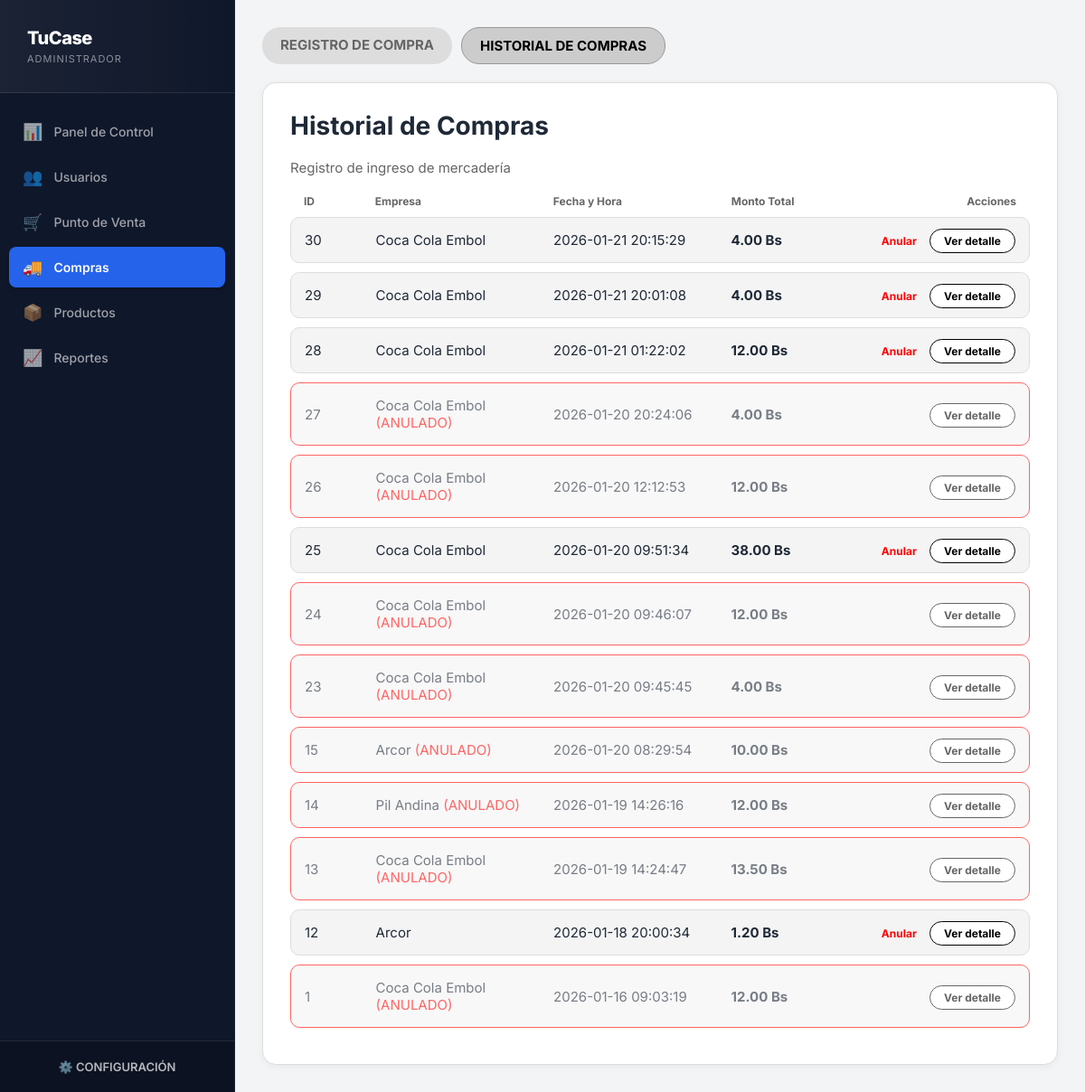
Page /views/compras/historial.php (signed in) on the committed database.
### tables this page shows
CREATE TABLE `compras` (
  `id_compra` int(11) NOT NULL,
  `id_proveedor` int(11) NOT NULL,
  `id_usuario` int(11) NOT NULL,
  `fecha_compra` datetime DEFAULT current_timestamp(),
  `total` decimal(10,2) NOT NULL,
  `estado` tinyint(1) DEFAULT 1
);

CREATE TABLE `proveedores` (
  `id_proveedor` int(11) NOT NULL,
  `empresa` varchar(100) NOT NULL,
  `nombre_vendedor` varchar(100) NOT NULL,
  `telefono` varchar(20) DEFAULT NULL,
  `dias_visita` varchar(100) DEFAULT 'Por definir',
  `direccion` varchar(200) DEFAULT NULL,
  `estado` tinyint(1) DEFAULT 1
);

### models/Compra.php (called while the page is built, shortened)
<?php
include_once __DIR__ . '/../config/conexion.php';
class Compra {
    private $conn;
    public function __construct() {
        $db = new Conexion();
        $this->conn = $db->getConexion();
    }
    public function listarHistorial() {
        $sql = "SELECT c.*, p.empresa, CONCAT(u.nombres, ' ', u.apellido_paterno) as usuario
                FROM compras c
                INNER JOIN proveedores p ON c.id_proveedor = p.id_proveedor
                INNER JOIN usuarios u ON c.id_usuario = u.id_usuario
                ORDER BY c.fecha_compra DESC";
        $stmt = $this->conn->prepare($sql);
        $stmt->execute();
        return $stmt->fetchAll(PDO::FETCH_ASSOC);
    }
}
?>

### config/conexion.php (called while the page is built, shortened)
<?php
class Conexion {
    private $host = "localhost";
    private $db_name = "db_tienda_barrio";
    private $username = "root";
    private $password = "";
    private $charset = "utf8mb4";
    public function getConexion() {
        $this->conn = null;
        try {
            $dsn = "mysql:host=" . $this->host . ";dbname=" . $this->db_name . ";charset=" . $this->charset;
            $options = [
                PDO::ATTR_ERRMODE            => PDO::ERRMODE_EXCEPTION,
                PDO::ATTR_DEFAULT_FETCH_MODE => PDO::FETCH_ASSOC,
                PDO::ATTR_EMULATE_PREPARES   => false,
            ];
            $this->conn = new PDO($dsn, $this->username, $this->password, $options);
        } catch(PDOException $exception) {
            echo "Error de conexión: " . $exception->getMessage();
        }
        return $this->conn;
    }
}
?>

### views/compras/historial.php (the view, shortened to what this page needs)
<?php
include_once '../../models/Compra.php';
$modelo = new Compra();
$compras = $modelo->listarHistorial();
?>
<!DOCTYPE html>
<html lang="es">
<head>
</head>
<body>
    <?php include '../sidebar.php'; ?>
    <div class="main-content">
        <div class="top-tabs">
            <a href="registrar.php" class="tab">REGISTRO DE COMPRA</a>
            <a href="#" class="tab active">HISTORIAL DE COMPRAS</a>
        </div>
        <div class="white-card">
            <h1 class="card-title">Historial de Compras</h1>
            <p style="color:#666; margin-bottom:20px;">Registro de ingreso de mercadería</p>
            <div style="display:flex; padding:0 15px; margin-bottom:10px; font-size:12px; color:#666; font-weight:bold;">
                <div style="width:10%;">ID</div>
                <div style="width:25%;">Empresa</div>
                <div style="width:25%;">Fecha y Hora</div>
                <div style="width:20%;">Monto Total</div>
                <div style="width:20%; text-align:right;">Acciones</div>
            </div>
            <?php foreach($compras as $c): ?>
                <div class="history-item" style="<?php echo ($c['estado']==0)?'opacity:0.6; border:1px solid red;':''; ?>">
                    <div style="width:10%;"><?php echo $c['id_compra']; ?></div>
                    <div style="width:25%;">
                        <?php echo $c['empresa']; ?>
                        <?php if($c['estado']==0) echo " <span style='color:red'>(ANULADO)</span>"; ?>
                    </div>
                    <div style="width:25%;"><?php echo $c['fecha_compra']; ?></div>
                    <div style="width:20%; font-weight:bold;"><?php echo $c['total']; ?> Bs</div>
                    <div style="width:20%; text-align:right;">
                        <?php if($c['estado']==1 && $_SESSION['rol']==1): ?>
                            <a href="../../controllers/CompraController.php?accion=anular&id=<?php echo $c['id_compra']; ?>"
                               onclick="return confirm('¿Seguro? Se descontará el stock.')"
                               class="btn-anular">Anular</a>
                        <?php endif; ?>
                        <a href="?ver_detalle=<?php echo $c['id_compra']; ?>" class="btn-detail">Ver detalle</a>
                    </div>
                </div>
            <?php endforeach; ?>
        </div>
    </div>
</body>
</html>

### css/estilos.css (style rules this page uses)
:root { --primary-dark: #0f172a; --primary: #2563eb; --primary-light: #eff6ff; --success: #10b981; --bg-success: #d1fae5; --warning: #f59e0b; --bg-warning: #fef3c7; --danger: #ef4444; --bg-danger: #fee2e2; --text-main: #1f2937; --text-muted: #6b7280; --bg-body: #f3f4f6; --bg-card: #ffffff; --border: #e5e7eb; --font-stack: 'Inter', 'Segoe UI', system-ui, sans-serif; --shadow-sm: 0 1px 2px 0 rgba(0, 0, 0, 0.05); --shadow-md: 0 4px 6px -1px rgba(0, 0, 0, 0.1), 0 2px 4px -1px rgba(0, 0, 0, 0.06); --shadow-lg: 0 10px 15px -3px rgba(0, 0, 0, 0.1), 0 4px 6px -2px rgba(0, 0, 0, 0.05); --radius: 12px; }
* { box-sizing: border-box; margin: 0; padding: 0; font-family: var(--font-stack); }
body { background-color: var(--bg-body); color: var(--text-main); height: 100vh; display: flex; overflow: hidden; font-size: 15px; }

### views/compras/historial.php (style rules this page uses)
* { margin: 0; padding: 0; box-sizing: border_box; font-family: 'Segoe UI', sans-serif; }
body { display: flex; height: 100vh; background-color: #f4f4f4; }
.main-content { flex-grow: 1; padding: 30px; overflow-y: auto; }
.top-tabs { display: flex; gap: 10px; margin-bottom: 20px; }
.tab { padding: 10px 20px; background: #ddd; border-radius: 20px; text-decoration: none; color: #666; font-weight: bold; }
.tab.active { background: #ccc; color: black; border: 1px solid #999; }
.white-card { background: white; border-radius: 15px; padding: 30px; box-shadow: 0 2px 10px rgba(0,0,0,0.05); border: 1px solid #ddd; min-height: 500px; }
.card-title { font-size: 28px; font-weight: bold; margin-bottom: 20px; }
.history-item { display: flex; justify-content: space-between; align-items: center; background: #f4f4f4; padding: 15px; margin-bottom: 10px; border-radius: 10px; border: 1px solid #ddd; }
.btn-detail { background: white; border: 1px solid #000; padding: 5px 15px; border-radius: 20px; text-decoration: none; color: black; font-size: 12px; font-weight: bold; }
.btn-anular { color: red; text-decoration: none; font-size: 12px; font-weight: bold; margin-right: 10px; }

### rows in the picture
compras: id_compra "30", id_proveedor.empresa "Coca Cola Embol", fecha_compra "2026-01-21 20:15:29", total "4.00"
compras: id_compra "29", id_proveedor.empresa "Coca Cola Embol", fecha_compra "2026-01-21 20:01:08", total "4.00"
compras: id_compra "28", id_proveedor.empresa "Coca Cola Embol", fecha_compra "2026-01-21 01:22:02", total "12.00"
compras: id_compra "27", id_proveedor.empresa "Coca Cola Embol", estado "(ANULADO)", fecha_compra "2026-01-20 20:24:06", total "4.00"
compras: id_compra "26", id_proveedor.empresa "Coca Cola Embol", estado "(ANULADO)", fecha_compra "2026-01-20 12:12:53", total "12.00"
compras: id_compra "25", id_proveedor.empresa "Coca Cola Embol", fecha_compra "2026-01-20 09:51:34", total "38.00"
compras: id_compra "24", id_proveedor.empresa "Coca Cola Embol", estado "(ANULADO)", fecha_compra "2026-01-20 09:46:07", total "12.00"
compras: id_compra "23", id_proveedor.empresa "Coca Cola Embol", estado "(ANULADO)", fecha_compra "2026-01-20 09:45:45", total "4.00"
compras: id_compra "15", id_proveedor.empresa "Arcor", estado "(ANULADO)", fecha_compra "2026-01-20 08:29:54", total "10.00"
compras: id_compra "14", id_proveedor.empresa "Pil Andina", estado "(ANULADO)", fecha_compra "2026-01-19 14:26:16", total "12.00"
compras: id_compra "13", id_proveedor.empresa "Coca Cola Embol", estado "(ANULADO)", fecha_compra "2026-01-19 14:24:47", total "13.50"
compras: id_compra "12", id_proveedor.empresa "Arcor", fecha_compra "2026-01-18 20:00:34", total "1.20"
compras: id_compra "1", id_proveedor.empresa "Coca Cola Embol", estado "(ANULADO)", fecha_compra "2026-01-16 09:03:19", total "12.00"
